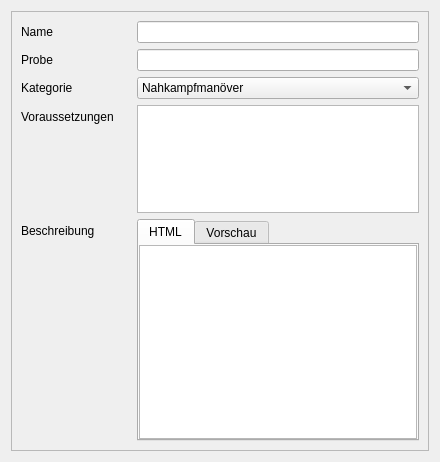
<?xml version="1.0" encoding="UTF-8"?>
<ui version="4.0">
 <class>dialog</class>
 <widget class="QWidget" name="dialog">
  <property name="geometry">
   <rect>
    <x>0</x>
    <y>0</y>
    <width>440</width>
    <height>462</height>
   </rect>
  </property>
  <property name="windowTitle">
   <string>Taverne - Regel bearbeiten...</string>
  </property>
  <layout class="QVBoxLayout" name="verticalLayout_3">
   <item>
    <widget class="QScrollArea" name="scrollArea">
     <property name="widgetResizable">
      <bool>true</bool>
     </property>
     <widget class="QWidget" name="scrollAreaWidgetContents">
      <property name="geometry">
       <rect>
        <x>0</x>
        <y>0</y>
        <width>420</width>
        <height>442</height>
       </rect>
      </property>
      <layout class="QFormLayout" name="formLayout">
       <item row="0" column="0">
        <widget class="QLabel" name="labelName">
         <property name="text">
          <string>Name</string>
         </property>
        </widget>
       </item>
       <item row="0" column="1">
        <widget class="QLineEdit" name="leName"/>
       </item>
       <item row="1" column="0">
        <widget class="QLabel" name="labelProbe">
         <property name="text">
          <string>Probe</string>
         </property>
        </widget>
       </item>
       <item row="1" column="1">
        <widget class="QLineEdit" name="leProbe"/>
       </item>
       <item row="2" column="0">
        <widget class="QLabel" name="labelKategorie">
         <property name="text">
          <string>Kategorie</string>
         </property>
        </widget>
       </item>
       <item row="2" column="1">
        <widget class="QComboBox" name="comboKategorie">
         <item>
          <property name="text">
           <string>Nahkampfmanöver</string>
          </property>
         </item>
         <item>
          <property name="text">
           <string>Fernkampfmanöver</string>
          </property>
         </item>
         <item>
          <property name="text">
           <string>Magische Modifikation</string>
          </property>
         </item>
         <item>
          <property name="text">
           <string>Karmale Modifikation</string>
          </property>
         </item>
         <item>
          <property name="text">
           <string>Weitere Magieregeln</string>
          </property>
         </item>
         <item>
          <property name="text">
           <string>Aktion</string>
          </property>
         </item>
         <item>
          <property name="text">
           <string>Dämonische Modifikation</string>
          </property>
         </item>
         <item>
          <property name="text">
           <string>Weitere Karmaregeln</string>
          </property>
         </item>
         <item>
          <property name="text">
           <string>Weitere Kampfregeln</string>
          </property>
         </item>
         <item>
          <property name="text">
           <string>Profane Regeln</string>
          </property>
         </item>
        </widget>
       </item>
       <item row="3" column="0">
        <widget class="QLabel" name="labelVoraussetzungen">
         <property name="minimumSize">
          <size>
           <width>110</width>
           <height>0</height>
          </size>
         </property>
         <property name="text">
          <string>Voraussetzungen</string>
         </property>
        </widget>
       </item>
       <item row="3" column="1">
        <widget class="QPlainTextEdit" name="teVoraussetzungen">
         <property name="maximumSize">
          <size>
           <width>16777215</width>
           <height>250</height>
          </size>
         </property>
         <property name="toolTip">
          <string>&lt;html&gt;&lt;head/&gt;&lt;body&gt;&lt;p&gt;Siehe &amp;quot;Datenbank Editor -&amp;gt; Einstellungsmöglichkeiten -&amp;gt; Voraussetzungen&amp;quot; in der Taverne-Hilfe für eine Anleitung.&lt;/p&gt;&lt;/body&gt;&lt;/html&gt;</string>
         </property>
        </widget>
       </item>
       <item row="4" column="0">
        <widget class="QLabel" name="labelBeschreibung">
         <property name="text">
          <string>Beschreibung</string>
         </property>
        </widget>
       </item>
       <item row="4" column="1">
        <widget class="QTabWidget" name="tabWidget">
         <property name="currentIndex">
          <number>0</number>
         </property>
         <widget class="QWidget" name="tab">
          <attribute name="title">
           <string>HTML</string>
          </attribute>
          <layout class="QVBoxLayout" name="verticalLayout">
           <property name="spacing">
            <number>0</number>
           </property>
           <property name="leftMargin">
            <number>0</number>
           </property>
           <property name="topMargin">
            <number>0</number>
           </property>
           <property name="rightMargin">
            <number>0</number>
           </property>
           <property name="bottomMargin">
            <number>0</number>
           </property>
           <item>
            <widget class="QPlainTextEdit" name="teBeschreibung">
             <property name="sizePolicy">
              <sizepolicy hsizetype="Expanding" vsizetype="MinimumExpanding">
               <horstretch>0</horstretch>
               <verstretch>0</verstretch>
              </sizepolicy>
             </property>
            </widget>
           </item>
          </layout>
         </widget>
         <widget class="QWidget" name="tab_2">
          <attribute name="title">
           <string>Vorschau</string>
          </attribute>
          <layout class="QVBoxLayout" name="verticalLayout_2">
           <property name="leftMargin">
            <number>0</number>
           </property>
           <property name="topMargin">
            <number>0</number>
           </property>
           <property name="rightMargin">
            <number>0</number>
           </property>
           <property name="bottomMargin">
            <number>0</number>
           </property>
           <item>
            <widget class="QTextBrowser" name="tbBeschreibung"/>
           </item>
          </layout>
         </widget>
        </widget>
       </item>
      </layout>
     </widget>
    </widget>
   </item>
  </layout>
 </widget>
 <tabstops>
  <tabstop>leName</tabstop>
  <tabstop>leProbe</tabstop>
  <tabstop>comboKategorie</tabstop>
  <tabstop>teVoraussetzungen</tabstop>
 </tabstops>
 <resources/>
 <connections/>
</ui>
